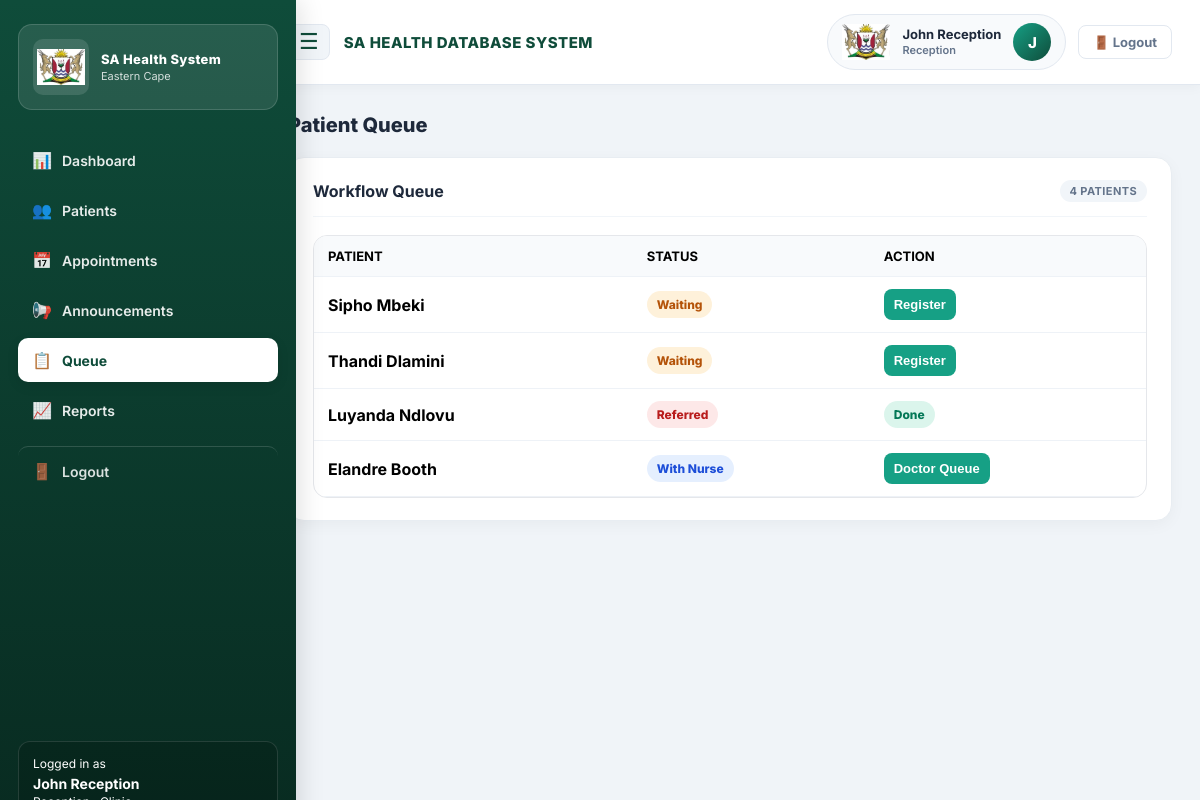
The page /receptionist.php?tab=queue (signed in) on the database its author committed.
### tables this page shows
CREATE TABLE `facilities` (
  `facility_id` int(11) NOT NULL,
  `province` varchar(100) DEFAULT NULL,
  `city` varchar(100) DEFAULT NULL,
  `facility_name` varchar(150) DEFAULT NULL
);

CREATE TABLE `users` (
  `user_id` int(11) NOT NULL,
  `account_type` enum('staff','patient') NOT NULL,
  `first_name` varchar(100) NOT NULL,
  `surname` varchar(100) NOT NULL,
  `full_name` varchar(200) GENERATED ALWAYS AS (concat(`first_name`,' ',`surname`)) STORED,
  `id_number` varchar(50) DEFAULT NULL,
  `phone` varchar(20) DEFAULT NULL,
  `email` varchar(150) NOT NULL,
  `password` varchar(255) NOT NULL,
  `employee_number` varchar(50) DEFAULT NULL,
  `role` enum('admin','reception','nurse','doctor','pharmacist') DEFAULT NULL,
  `province` varchar(100) DEFAULT NULL,
  `city` varchar(100) DEFAULT NULL,
  `facility` varchar(150) DEFAULT NULL,
  `created_at` timestamp NOT NULL DEFAULT current_timestamp(),
  `status` varchar(50) DEFAULT 'Waiting',
  `department` varchar(50) DEFAULT 'Reception',
  `bp` varchar(20) DEFAULT NULL,
  `temp` varchar(20) DEFAULT NULL,
  `pulse` varchar(20) DEFAULT NULL,
  `weight` varchar(20) DEFAULT NULL,
  `notes` text DEFAULT NULL,
  `diagnosis` text DEFAULT NULL,
  `prescription` text DEFAULT NULL,
  `medication` text DEFAULT NULL,
  `facility_id` int(11) DEFAULT NULL
);

### receptionist.php (called while the page is built, shortened)
<?php
include_once 'db.php';
include_once 'clinic_schema.php';
$province = $_SESSION['province'] ?? '';
$city     = $_SESSION['city'] ?? '';
$facility = $_SESSION['facility'] ?? '';
$currentRole = $_SESSION['role'] ?? 'reception';
$facilityId = cs_facility_id($conn, $province, $city, $facility);
$key  = strtolower(str_replace(' ', '', $province));
$logo = "assets/emblems/$key.png";
$tab = $_GET['tab'] ?? 'dashboard';
$userName = $_SESSION['name'] ?? 'Reception';
$userInitials = strtoupper(substr($userName, 0, 1));
$roleLabel = cs_role_label($currentRole);
$navItems = [
    'dashboard' => ['icon' => '📊', 'label' => 'Dashboard'],
    'patients' => ['icon' => '👥', 'label' => 'Patients'],
    'appointments' => ['icon' => '📅', 'label' => 'Appointments'],
    'announcements' => ['icon' => '📢', 'label' => 'Announcements'],
    'queue' => ['icon' => '📋', 'label' => 'Queue'],
    'reports' => ['icon' => '📈', 'label' => 'Reports'],
];
include __DIR__ . '/views/receptionist_view.php';

### clinic_schema.php (called while the page is built, shortened)
<?php
function cs_table_exists($conn, $table) {
    $table = mysqli_real_escape_string($conn, $table);
    $q = mysqli_query($conn, "SHOW TABLES LIKE '$table'");
    return $q && mysqli_num_rows($q) > 0;
}
function cs_column_exists($conn, $table, $col) {
    $table = mysqli_real_escape_string($conn, $table);
    $col   = mysqli_real_escape_string($conn, $col);
    $q = mysqli_query($conn, "SHOW COLUMNS FROM `$table` LIKE '$col'");
    return $q && mysqli_num_rows($q) > 0;
}
function cs_esc($conn, $value) {
    return mysqli_real_escape_string($conn, (string)$value);
}
function cs_h($value) {
    return htmlspecialchars((string)$value, ENT_QUOTES, 'UTF-8');
}
function cs_facility_location($conn, $facilityId) {
    $fid = (int)$facilityId;
    if ($fid <= 0 || !cs_table_exists($conn, 'facilities')) {
        return null;
    }
    $q = mysqli_query($conn, "
        SELECT province, city, facility_name AS facility
        FROM facilities
        WHERE facility_id = $fid
        LIMIT 1
    ");
    return ($q && mysqli_num_rows($q) > 0) ? mysqli_fetch_assoc($q) : null;
}
function cs_location_filter_sql($conn, $province, $city, $facility, $alias = 'u') {
    $p = cs_esc($conn, $province);
    $c = cs_esc($conn, $city);
    $f = cs_esc($conn, $facility);
    return "
        LOWER(TRIM($alias.province)) = LOWER(TRIM('$p'))
        AND LOWER(TRIM($alias.city)) = LOWER(TRIM('$c'))
        AND LOWER(TRIM($alias.facility)) = LOWER(TRIM('$f'))
    ";
}
function cs_patient_facility_filter_sql($conn, $facilityId, $alias = 'u') {
    $fid = (int)$facilityId;
    $loc = cs_facility_location($conn, $fid);
    $locationSql = cs_location_filter_sql($conn, $loc['province'], $loc['city'], $loc['facility'], $alias);
    if (cs_column_exists($conn, 'users', 'facility_id')) {
        return "(
            $alias.facility_id = $fid
            OR (
                ($alias.facility_id IS NULL OR $alias.facility_id = 0)
                AND $locationSql
            )
        )";
    }
    return $locationSql;
}
function cs_build_patient_filters($conn, array $opts, $statusCol = 'status') {
    $search = trim($opts['search'] ?? '');
    $status = $opts['status'] ?? null;
    $statusIn = $opts['status_in'] ?? null;
    $extra = '';
    if ($status !== null && $status !== '') {
        $st = cs_esc($conn, $status);
        $extra .= " AND $statusCol = '$st'";
    }
    $statusNotIn = $opts['status_not_in'] ?? null;
    if (is_array($statusNotIn) && count($statusNotIn) > 0) {
        $parts = array_map(function ($v) use ($conn) {
            return "'" . cs_esc($conn, $v) . "'";
        }, $statusNotIn);
        $extra .= " AND $statusCol NOT IN (" . implode(',', $parts) . ")";
    }
    return $extra;
}
function cs_normalize_patient_order($order) {
    $order = trim((string)$order);
    $map = [
        'p.patient_id' => 'id',
        'u.user_id'    => 'id',
        'p.full_name'  => 'full_name',
        'u.full_name'  => 'full_name',
        'p.status'     => 'status',
        'u.status'     => 'status',
        'p.created_at' => 'created_at',
        'u.created_at' => 'created_at',
        'p.id_number'  => 'id_number',
        'u.id_number'  => 'id_number',
    ];
    return str_replace(array_keys($map), array_values($map), $order);
}
function cs_fetch_patients($conn, $facilityId, array $opts = []) {
    if (!cs_table_exists($conn, 'users') || !cs_column_exists($conn, 'users', 'account_type')) {
        return [];
    }
    $fid      = (int)$facilityId;
    $order    = cs_normalize_patient_order($opts['order'] ?? 'full_name ASC');
    $limit    = isset($opts['limit']) ? (int)$opts['limit'] : 0;
    $limitSql = $limit > 0 ? " LIMIT $limit" : '';
    $hasStatus = cs_column_exists($conn, 'users', 'status');
    $hasDept   = cs_column_exists($conn, 'users', 'department');
    $hasVitals = cs_column_exists($conn, 'users', 'bp');
    $statusExpr = $hasStatus ? "IFNULL(u.status, 'Waiting')" : "'Waiting'";
    $deptExpr   = $hasDept ? "IFNULL(u.department, 'Reception')" : "'Reception'";
    $bpExpr     = $hasVitals ? "IFNULL(u.bp, '')" : "''";
    $tempExpr   = $hasVitals ? "IFNULL(u.temp, '')" : "''";
    $pulseExpr  = $hasVitals ? "IFNULL(u.pulse, '')" : "''";
    $weightExpr = $hasVitals ? "IFNULL(u.weight, '')" : "''";
    $notesExpr  = cs_column_exists($conn, 'users', 'notes') ? "IFNULL(u.notes, '')" : "''";
    $dxExpr     = cs_column_exists($conn, 'users', 'diagnosis') ? "IFNULL(u.diagnosis, '')" : "''";
    $rxExpr     = cs_column_exists($conn, 'users', 'prescription') ? "IFNULL(u.prescription, '')" : "''";
    $medExpr    = cs_column_exists($conn, 'users', 'medication') ? "IFNULL(u.medication, '')" : "''";
    $filter = cs_build_patient_filters($conn, $opts, $statusExpr);
    $sql = "
        SELECT
            u.user_id AS id,
            u.full_name,
            IFNULL(u.id_number, '') AS id_number,
            IFNULL(u.phone, '') AS phone,
            '' AS gender,
            NULL AS date_of_birth,
            $statusExpr AS status,
            $deptExpr AS department,
            $bpExpr AS bp,
            $tempExpr AS temp,
            $pulseExpr AS pulse,
            $weightExpr AS weight,
            $notesExpr AS notes,
            $dxExpr AS diagnosis,
            $rxExpr AS prescription,
            $medExpr AS medication,
            u.created_at
        FROM users u
        WHERE u.account_type = 'patient'
          AND " . cs_patient_facility_filter_sql($conn, $fid, 'u') . "
          $filter
        ORDER BY $order
        $limitSql
    ";
    $rows = [];
    $q = mysqli_query($conn, $sql);
    if ($q) {
        while ($row = mysqli_fetch_assoc($q)) {
            $rows[] = $row;
        }
    }
    return $rows;
}
function cs_role_label($role) {
    $map = [
        'reception' => 'Reception',
        'nurse' => 'Nurse',
        'doctor' => 'Doctor',
        'pharmacist' => 'Pharmacist',
        'admin' => 'Admin',
    ];
    $key = strtolower(trim((string)$role));
    return $map[$key] ?? ucfirst($key);
}

### views/receptionist_view.php (the view, shortened to what this page needs)
<?php
$queuePatients = cs_fetch_patients($conn, $facilityId, [
    'status_not_in' => ['Completed'],
    'order' => 'id ASC',
]);
$allPatients = cs_fetch_patients($conn, $facilityId, ['limit' => 200]);
?>
<!DOCTYPE html>
<html lang="en">
<head>
</head>
<body class="staff-app">
<aside id="staffSidebar" class="staff-sidebar">
    <div>
        <div class="brand">
            <?php if (file_exists(__DIR__ . '/../' . $logo)): ?>
            <img src="<?= cs_h($logo) ?>" alt="">
            <?php endif; ?>
            <div>
                <div class="brand-title">SA Health System</div>
                <div class="brand-sub"><?= cs_h($province) ?></div>
            </div>
        </div>
        <nav class="staff-nav">
            <?php foreach ($navItems as $k => $item): ?>
            <a href="receptionist.php?tab=<?= $k ?>" class="<?= $tab === $k ? 'active' : '' ?>">
                <span class="nav-icon"><?= $item['icon'] ?></span>
                <?= $item['label'] ?>
            </a>
            <?php endforeach; ?>
            <a href="logout.php" class="nav-logout">
                <span class="nav-icon">🚪</span>
                Logout
            </a>
        </nav>
    </div>
    <div class="user-panel">
        Logged in as
        <strong><?= cs_h($userName) ?></strong>
    </div>
</aside>
<div class="staff-main">
    <header class="staff-header">
        <div class="header-left">
            <button type="button" class="menu-btn" onclick="toggleMenu()">☰</button>
            <span class="system-title">SA HEALTH DATABASE SYSTEM</span>
        </div>
        <div class="header-right">
            <div class="header-user">
                <?php if (file_exists(__DIR__ . '/../' . $logo)): ?>
                <img src="<?= cs_h($logo) ?>" class="header-emblem" alt="">
                <?php endif; ?>
                <div>
                    <div class="user-name"><?= cs_h($userName) ?></div>
                    <div class="user-role"><?= cs_h($roleLabel) ?></div>
                </div>
                <div class="avatar"><?= cs_h($userInitials) ?></div>
            </div>
            <a href="logout.php" class="btn-logout">🚪 Logout</a>
        </div>
    </header>
    <div class="staff-content">
<?php if ($tab === 'queue'): ?>
        <h2 class="section-title">Patient Queue</h2>
        <div class="dash-panel">
            <div class="dash-panel-head">
                <h3>Workflow Queue</h3>
                <span class="panel-tag"><?= count($queuePatients) ?> patients</span>
            </div>
            <div class="table-wrap">
                <table class="patients-table">
                    <thead>
                        <tr>
                            <th>Patient</th>
                            <th>Status</th>
                            <th>Action</th>
                        </tr>
                    </thead>
                    <tbody>
                    <?php foreach ($queuePatients as $r):
                        $st = $r['status'];
                        $next = null;
                        $label = '';
                        if ($st === 'Waiting') { $next = 'Registered'; $label = 'Register'; }
                        elseif ($st === 'Registered') { $next = 'With Nurse'; $label = 'Send to Nurse'; }
                        elseif ($st === 'With Nurse') { $next = 'Waiting_Doctor'; $label = 'Doctor Queue'; }
                        elseif ($st === 'Waiting_Doctor') { $next = 'With Doctor'; $label = 'Send to Doctor'; }
                        elseif ($st === 'With Doctor') { $next = 'Waiting_Pharmacy'; $label = 'Send to Pharmacy'; }
                        elseif ($st === 'Waiting_Pharmacy') { $next = 'Completed'; $label = 'Complete'; }
                    ?>
                        <tr>
                            <td><strong><?= cs_h($r['full_name']) ?></strong></td>
                            <td><span class="badge <?= cs_badge_class($st) ?>"><?= cs_h($st) ?></span></td>
                            <td>
                                <?php if ($next): ?>
                                <form method="POST" style="display:inline;">
                                    <button class="btn small"><?= cs_h($label) ?></button>
                                </form>
                                <?php else: ?>
                                <span class="badge completed">Done</span>
                                <?php endif; ?>
                            </td>
                        </tr>
                    <?php endforeach; ?>
                    </tbody>
                </table>
            </div>
        </div>
<?php endif; ?>
    </div>
</div>
</body>
</html>

### rows shown on the page
facilities: province "Eastern Cape"
users: full_name "Sipho Mbeki", st "Waiting", label "Register"
users: full_name "Thandi Dlamini", st "Waiting", label "Register"
users: full_name "Luyanda Ndlovu", st "Referred", shows "Done"
users: full_name "Elandre Booth", st "With Nurse", label "Doctor Queue"

### other values the page prints
$item['icon'] "📊"
$item['label'] "Dashboard"
$item['icon'] "👥"
$item['label'] "Patients"
$item['icon'] "📅"
$item['label'] "Appointments"
$item['icon'] "📢"
$item['label'] "Announcements"
$item['icon'] "📋"
$item['label'] "Queue"
$item['icon'] "📈"
$item['label'] "Reports"
cs_h($userName) "John Reception"
cs_h($roleLabel) "Reception"
cs_h($userInitials) "J"
